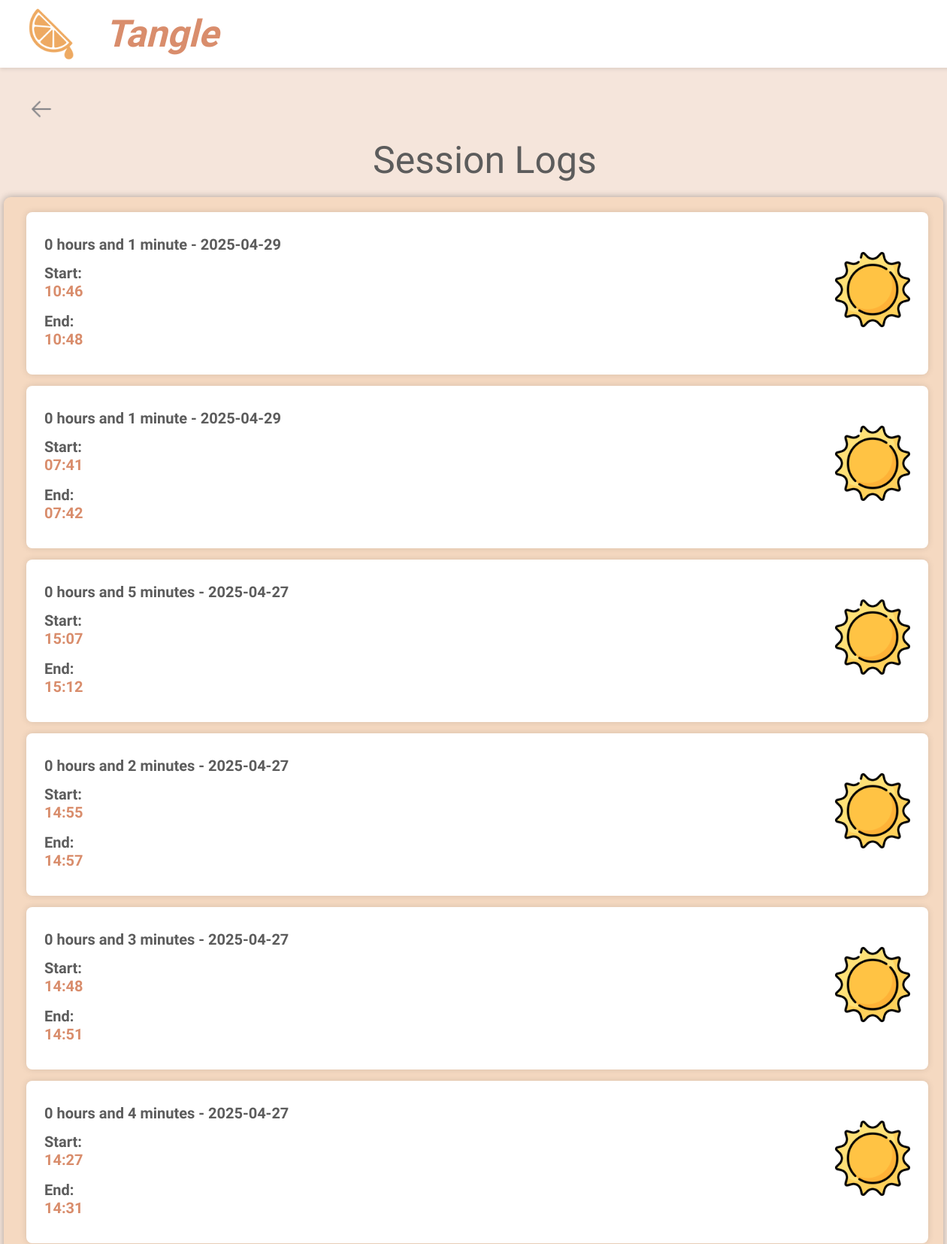
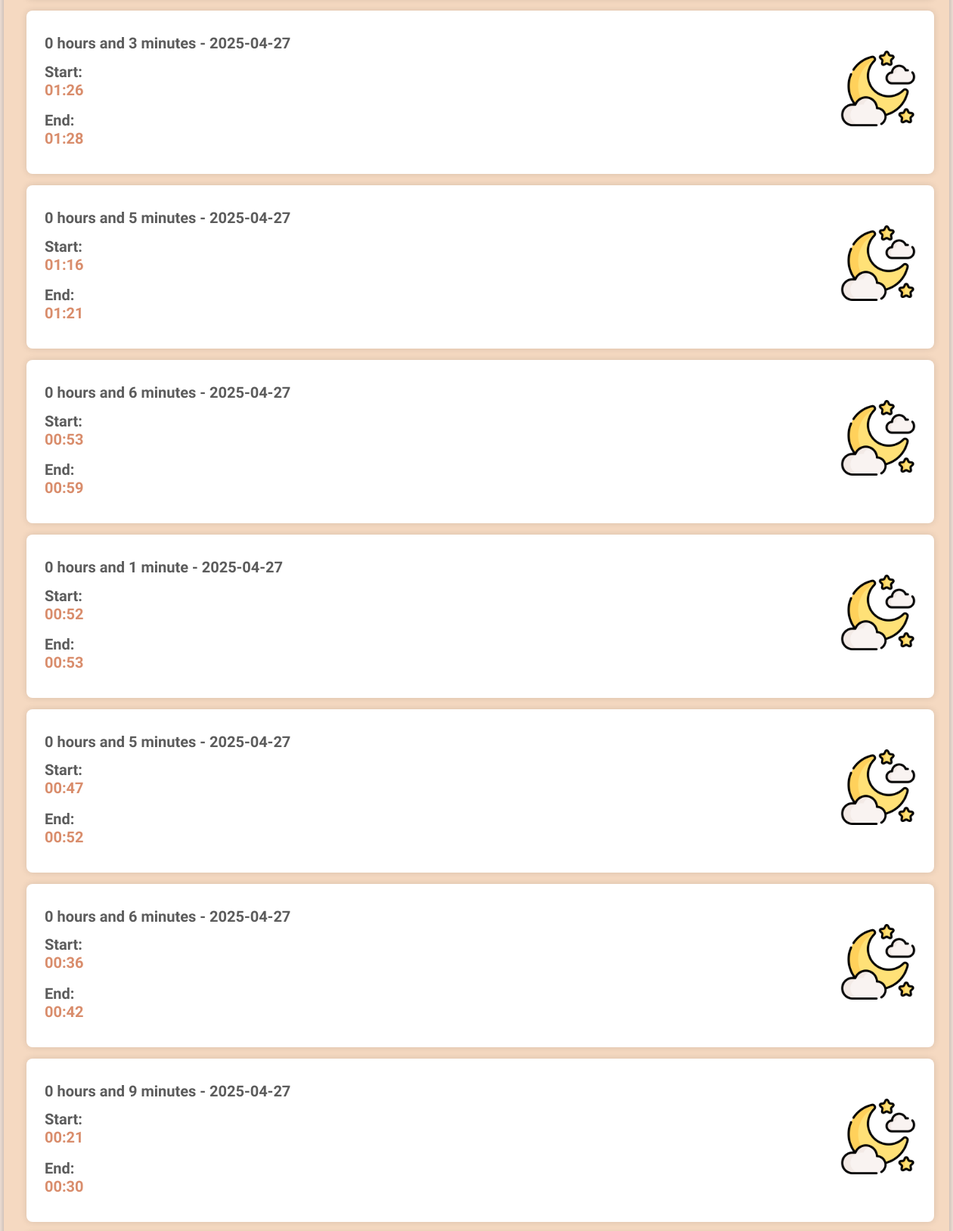
/sessionlog.php (signed in, upper part), run on the app's committed database (2 pictures, top to bottom).
### tables this page shows
CREATE TABLE `study_sessions` (
  `id` int NOT NULL,
  `userId` int NOT NULL,
  `startTime` datetime NOT NULL,
  `endTime` datetime NOT NULL,
  `durationMinutes` int NOT NULL,
  `createdAt` timestamp NULL DEFAULT CURRENT_TIMESTAMP
);

### sessionlog.php (the view, shortened to what this page needs)
<!DOCTYPE html>
<html lang="en">
<head>
</head>
<body>
<div class="banner">
    <img src="orangelogo.png" alt="Tangle Logo">
    <h1 style="margin-left: 20px;"><i>Tangle</i></h1>
    <div class="datetime" id="datetime"></div>
</div>
<div class="back-button">
    <a href="dashboard.php">
        <img src="left-arrow.png" alt="Back" style="width: 30px; height: auto;">
    </a>
</div>
<div class ="pagetitle">Session Logs</div>
<?php
include 'init.php';
$userId = $_SESSION['userId'];
$query = "SELECT * FROM study_sessions WHERE userId = $userId ORDER BY startTime DESC";
$result = mysqli_query($connection, $query);
if ($result->num_rows === 0) {
    echo "<p>No sessions recorded yet.</p>";
} else {
    echo "<div class='box'>";
    while ($row = $result->fetch_assoc()) {
        $totalMinutes = (int)$row['durationMinutes'];
        $hours   = floor($totalMinutes / 60);
        $minutes = $totalMinutes % 60;
        $durationString = "{$hours} hour"  . ($hours   == 1 ? '' : 's') .
                          " and {$minutes} minute" . ($minutes == 1 ? '' : 's');
        $startTime  = strtotime($row['startTime']);
        $endTime  = strtotime($row['endTime']);
        $startHour  = (int)date("H", $startTime);
        $image      = ($startHour >= 6 && $startHour < 18) ? "sun.png" : "halfmoon.png";
        $createdDate = date("Y-m-d", strtotime($row['createdAt']));
        echo "<div class='mini-box'>";
        echo     "<img src='$image' class='time-icon' alt='time of day'>";
        echo     "<div class='session-text'>";
        echo         "<h1>$durationString - $createdDate</h1>";
        echo         "<h1>Start: </h1><h2>" . date("H:i", $startTime) . "</h2>";
        echo         "<h1>End: </h1><h2>" . date("H:i", $endTime) . "</h2>";
        echo     "</div>";
        echo "</div>";
    }
    echo "</div>";
}
?>
</body>
</html>

### sessionlog.php (style rules this page uses)
body { font-family: 'Capriola', sans-serif; margin: 0; padding: 0; background-color: #f5e5db; color: #5c5c5c; }
h1, h2 { font-family: 'Capriola', sans-serif; }
a { color: #0056b3; text-decoration: none; }
.banner { background-color: white; height: 90px; width: 100%; display:flex; align-items: center; padding: 0 20px; box-shadow: 0 2px 5px rgba(0, 0, 0, 0.1); }
.banner img { width: 100px; height: auto; margin-right: 0; }
.banner h1 { color: #d98d6c; margin: 0; font-size: 50px; }
.box { background-color: #f5d9c1; color: #d98d6c; padding: 20px; border-radius: 9px; margin-bottom: 20px; text-align:left; padding-left: 30px; width: 1200px; margin: 20px auto; box-shadow: 0 0 10px rgba(0, 0, 0, 0.3); }
.box h2 { color: #5c5c5c; font-size: 20px; }
.box h1 { color: #fff; }
.datetime { position: absolute; top: 10px; right: 20px; color: white; font-size: 14px; }
.box img { width: 100px; height: auto; margin-bottom: 10px; }
.back-button { text-align: center; margin-top: 20px; }
.back-button { text-align: start; margin-top: 40px; margin-bottom: 20px; margin-left: 40px; }
.pagetitle { padding-left: 30px; text-align: center; color: #5c5c5c !important; font-size: 50px; font-weight: 500 !important; }
.mini-box { display:flex; justify-content:space-between; flex-direction:row-reverse; align-items:center; padding:18px 24px; background:#fff; border-radius:8px; box-shadow:0 0 10px rgba(0,0,0,.12); margin-bottom:15px; }
.mini-box h1 { color: #5c5c5c; font-size: 20px; margin-bottom: 0px; }
.mini-box h2 { color: #d98d6c; font-size: 10; margin-top: 0px; }
.time-icon { width:100px; height:100px; }

### data on the page
study_sessions: durationMinutes "0 hours and 1 minute", createdAt "2025-04-29", startTime "10:46", endTime "10:48"
study_sessions: durationMinutes "0 hours and 1 minute", createdAt "2025-04-29", startTime "07:41", endTime "07:42"
study_sessions: durationMinutes "0 hours and 5 minutes", createdAt "2025-04-27", startTime "15:07", endTime "15:12"
study_sessions: durationMinutes "0 hours and 2 minutes", createdAt "2025-04-27", startTime "14:55", endTime "14:57"
study_sessions: durationMinutes "0 hours and 3 minutes", createdAt "2025-04-27", startTime "14:48", endTime "14:51"
study_sessions: durationMinutes "0 hours and 4 minutes", createdAt "2025-04-27", startTime "14:27", endTime "14:31"
study_sessions: durationMinutes "0 hours and 3 minutes", createdAt "2025-04-27", startTime "01:26", endTime "01:28"
study_sessions: durationMinutes "0 hours and 5 minutes", createdAt "2025-04-27", startTime "01:16", endTime "01:21"
study_sessions: durationMinutes "0 hours and 6 minutes", createdAt "2025-04-27", startTime "00:53", endTime "00:59"
study_sessions: durationMinutes "0 hours and 1 minute", createdAt "2025-04-27", startTime "00:52", endTime "00:53"
study_sessions: durationMinutes "0 hours and 5 minutes", createdAt "2025-04-27", startTime "00:47", endTime "00:52"
study_sessions: durationMinutes "0 hours and 6 minutes", createdAt "2025-04-27", startTime "00:36", endTime "00:42"
study_sessions: durationMinutes "0 hours and 9 minutes", createdAt "2025-04-27", startTime "00:21", endTime "00:30"
